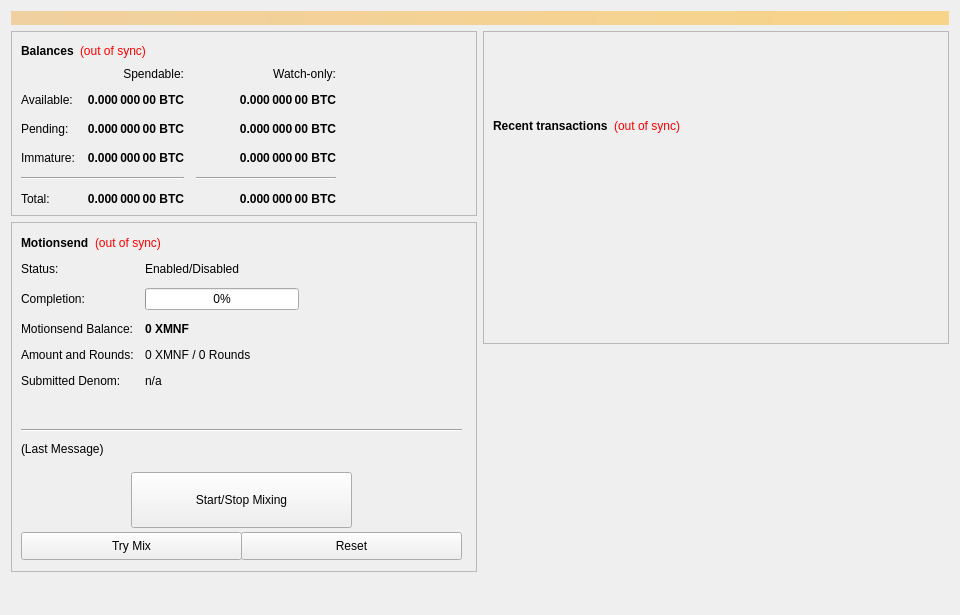
<?xml version="1.0" encoding="UTF-8"?>
<ui version="4.0">
 <class>SmartTokenConfig</class>
 <widget class="QWidget" name="SmartTokenConfig">
  <property name="geometry">
   <rect>
    <x>0</x>
    <y>0</y>
    <width>960</width>
    <height>615</height>
   </rect>
  </property>
  <property name="minimumSize">
   <size>
    <width>960</width>
    <height>0</height>
   </size>
  </property>
  <property name="windowTitle">
   <string>Form</string>
  </property>
  <layout class="QVBoxLayout" name="topLayout">
   <item>
    <widget class="QLabel" name="labelAlerts">
     <property name="visible">
      <bool>false</bool>
     </property>
     <property name="styleSheet">
      <string notr="true">background-color: qlineargradient(x1: 0, y1: 0, x2: 1, y2: 0, stop:0 #F0D0A0, stop:1 #F8D488); color:#000000;</string>
     </property>
     <property name="wordWrap">
      <bool>true</bool>
     </property>
     <property name="margin">
      <number>3</number>
     </property>
    </widget>
   </item>
   <item>
    <layout class="QHBoxLayout" name="horizontalLayout" stretch="1,1">
     <item>
      <layout class="QVBoxLayout" name="verticalLayout_2">
       <item>
        <widget class="QFrame" name="frame">
         <property name="frameShape">
          <enum>QFrame::StyledPanel</enum>
         </property>
         <property name="frameShadow">
          <enum>QFrame::Raised</enum>
         </property>
         <layout class="QVBoxLayout" name="verticalLayout_4">
          <item>
           <layout class="QHBoxLayout" name="horizontalLayout_4">
            <item>
             <widget class="QLabel" name="label_5">
              <property name="font">
               <font>
                <weight>75</weight>
                <bold>true</bold>
               </font>
              </property>
              <property name="text">
               <string>Balances</string>
              </property>
             </widget>
            </item>
            <item>
             <widget class="QLabel" name="labelWalletStatus">
              <property name="cursor">
               <cursorShape>WhatsThisCursor</cursorShape>
              </property>
              <property name="toolTip">
               <string>The displayed information may be out of date. Your wallet automatically synchronizes with the MOTION network after a connection is established, but this process has not completed yet.</string>
              </property>
              <property name="styleSheet">
               <string notr="true">QLabel { color: red; }</string>
              </property>
              <property name="text">
               <string notr="true">(out of sync)</string>
              </property>
              <property name="alignment">
               <set>Qt::AlignLeading|Qt::AlignLeft|Qt::AlignVCenter</set>
              </property>
             </widget>
            </item>
            <item>
             <spacer name="horizontalSpacer_3">
              <property name="orientation">
               <enum>Qt::Horizontal</enum>
              </property>
              <property name="sizeHint" stdset="0">
               <size>
                <width>40</width>
                <height>20</height>
               </size>
              </property>
             </spacer>
            </item>
           </layout>
          </item>
          <item>
           <layout class="QGridLayout" name="gridLayout">
            <property name="spacing">
             <number>12</number>
            </property>
            <item row="2" column="2">
             <widget class="QLabel" name="labelWatchPending">
              <property name="font">
               <font>
                <weight>75</weight>
                <bold>true</bold>
               </font>
              </property>
              <property name="cursor">
               <cursorShape>IBeamCursor</cursorShape>
              </property>
              <property name="toolTip">
               <string>Unconfirmed transactions to watch-only addresses</string>
              </property>
              <property name="text">
               <string notr="true">0.000 000 00 BTC</string>
              </property>
              <property name="alignment">
               <set>Qt::AlignRight|Qt::AlignTrailing|Qt::AlignVCenter</set>
              </property>
              <property name="textInteractionFlags">
               <set>Qt::LinksAccessibleByMouse|Qt::TextSelectableByKeyboard|Qt::TextSelectableByMouse</set>
              </property>
             </widget>
            </item>
            <item row="2" column="1">
             <widget class="QLabel" name="labelUnconfirmed">
              <property name="font">
               <font>
                <weight>75</weight>
                <bold>true</bold>
               </font>
              </property>
              <property name="cursor">
               <cursorShape>IBeamCursor</cursorShape>
              </property>
              <property name="toolTip">
               <string>Total of transactions that have yet to be confirmed, and do not yet count toward the spendable balance</string>
              </property>
              <property name="text">
               <string notr="true">0.000 000 00 BTC</string>
              </property>
              <property name="alignment">
               <set>Qt::AlignRight|Qt::AlignTrailing|Qt::AlignVCenter</set>
              </property>
              <property name="textInteractionFlags">
               <set>Qt::LinksAccessibleByMouse|Qt::TextSelectableByKeyboard|Qt::TextSelectableByMouse</set>
              </property>
             </widget>
            </item>
            <item row="3" column="2">
             <widget class="QLabel" name="labelWatchImmature">
              <property name="font">
               <font>
                <weight>75</weight>
                <bold>true</bold>
               </font>
              </property>
              <property name="cursor">
               <cursorShape>IBeamCursor</cursorShape>
              </property>
              <property name="toolTip">
               <string>Staked or masternode rewards in watch-only addresses that has not yet matured</string>
              </property>
              <property name="text">
               <string notr="true">0.000 000 00 BTC</string>
              </property>
              <property name="alignment">
               <set>Qt::AlignRight|Qt::AlignTrailing|Qt::AlignVCenter</set>
              </property>
              <property name="textInteractionFlags">
               <set>Qt::LinksAccessibleByMouse|Qt::TextSelectableByKeyboard|Qt::TextSelectableByMouse</set>
              </property>
             </widget>
            </item>
            <item row="4" column="0" colspan="2">
             <widget class="Line" name="lineSpendableBalance">
              <property name="orientation">
               <enum>Qt::Horizontal</enum>
              </property>
             </widget>
            </item>
            <item row="4" column="2">
             <widget class="Line" name="lineWatchBalance">
              <property name="sizePolicy">
               <sizepolicy hsizetype="Preferred" vsizetype="Fixed">
                <horstretch>0</horstretch>
                <verstretch>0</verstretch>
               </sizepolicy>
              </property>
              <property name="minimumSize">
               <size>
                <width>140</width>
                <height>0</height>
               </size>
              </property>
              <property name="orientation">
               <enum>Qt::Horizontal</enum>
              </property>
             </widget>
            </item>
            <item row="5" column="0">
             <widget class="QLabel" name="labelTotalText">
              <property name="text">
               <string>Total:</string>
              </property>
             </widget>
            </item>
            <item row="3" column="1">
             <widget class="QLabel" name="labelImmature">
              <property name="font">
               <font>
                <weight>75</weight>
                <bold>true</bold>
               </font>
              </property>
              <property name="cursor">
               <cursorShape>IBeamCursor</cursorShape>
              </property>
              <property name="toolTip">
               <string>Staked or masternode rewards that has not yet matured</string>
              </property>
              <property name="text">
               <string notr="true">0.000 000 00 BTC</string>
              </property>
              <property name="alignment">
               <set>Qt::AlignRight|Qt::AlignTrailing|Qt::AlignVCenter</set>
              </property>
              <property name="textInteractionFlags">
               <set>Qt::LinksAccessibleByMouse|Qt::TextSelectableByKeyboard|Qt::TextSelectableByMouse</set>
              </property>
             </widget>
            </item>
            <item row="2" column="3">
             <spacer name="horizontalSpacer_2">
              <property name="orientation">
               <enum>Qt::Horizontal</enum>
              </property>
              <property name="sizeHint" stdset="0">
               <size>
                <width>40</width>
                <height>20</height>
               </size>
              </property>
             </spacer>
            </item>
            <item row="3" column="0">
             <widget class="QLabel" name="labelImmatureText">
              <property name="text">
               <string>Immature:</string>
              </property>
             </widget>
            </item>
            <item row="5" column="1">
             <widget class="QLabel" name="labelTotal">
              <property name="font">
               <font>
                <weight>75</weight>
                <bold>true</bold>
               </font>
              </property>
              <property name="cursor">
               <cursorShape>IBeamCursor</cursorShape>
              </property>
              <property name="toolTip">
               <string>Your current total balance</string>
              </property>
              <property name="text">
               <string notr="true">0.000 000 00 BTC</string>
              </property>
              <property name="alignment">
               <set>Qt::AlignRight|Qt::AlignTrailing|Qt::AlignVCenter</set>
              </property>
              <property name="textInteractionFlags">
               <set>Qt::LinksAccessibleByMouse|Qt::TextSelectableByKeyboard|Qt::TextSelectableByMouse</set>
              </property>
             </widget>
            </item>
            <item row="5" column="2">
             <widget class="QLabel" name="labelWatchTotal">
              <property name="font">
               <font>
                <weight>75</weight>
                <bold>true</bold>
               </font>
              </property>
              <property name="cursor">
               <cursorShape>IBeamCursor</cursorShape>
              </property>
              <property name="toolTip">
               <string>Current total balance in watch-only addresses</string>
              </property>
              <property name="text">
               <string notr="true">0.000 000 00 BTC</string>
              </property>
              <property name="alignment">
               <set>Qt::AlignRight|Qt::AlignTrailing|Qt::AlignVCenter</set>
              </property>
              <property name="textInteractionFlags">
               <set>Qt::LinksAccessibleByMouse|Qt::TextSelectableByKeyboard|Qt::TextSelectableByMouse</set>
              </property>
             </widget>
            </item>
            <item row="0" column="2">
             <widget class="QLabel" name="labelWatchonly">
              <property name="text">
               <string>Watch-only:</string>
              </property>
              <property name="alignment">
               <set>Qt::AlignRight|Qt::AlignTrailing|Qt::AlignVCenter</set>
              </property>
             </widget>
            </item>
            <item row="1" column="0">
             <widget class="QLabel" name="labelBalanceText">
              <property name="text">
               <string>Available:</string>
              </property>
             </widget>
            </item>
            <item row="1" column="1">
             <widget class="QLabel" name="labelBalance">
              <property name="font">
               <font>
                <weight>75</weight>
                <bold>true</bold>
               </font>
              </property>
              <property name="cursor">
               <cursorShape>IBeamCursor</cursorShape>
              </property>
              <property name="toolTip">
               <string>Your current spendable balance</string>
              </property>
              <property name="text">
               <string notr="true">0.000 000 00 BTC</string>
              </property>
              <property name="alignment">
               <set>Qt::AlignRight|Qt::AlignTrailing|Qt::AlignVCenter</set>
              </property>
              <property name="textInteractionFlags">
               <set>Qt::LinksAccessibleByMouse|Qt::TextSelectableByKeyboard|Qt::TextSelectableByMouse</set>
              </property>
             </widget>
            </item>
            <item row="1" column="2">
             <widget class="QLabel" name="labelWatchAvailable">
              <property name="font">
               <font>
                <weight>75</weight>
                <bold>true</bold>
               </font>
              </property>
              <property name="cursor">
               <cursorShape>IBeamCursor</cursorShape>
              </property>
              <property name="toolTip">
               <string>Your current balance in watch-only addresses</string>
              </property>
              <property name="text">
               <string notr="true">0.000 000 00 BTC</string>
              </property>
              <property name="alignment">
               <set>Qt::AlignRight|Qt::AlignTrailing|Qt::AlignVCenter</set>
              </property>
              <property name="textInteractionFlags">
               <set>Qt::LinksAccessibleByMouse|Qt::TextSelectableByKeyboard|Qt::TextSelectableByMouse</set>
              </property>
             </widget>
            </item>
            <item row="2" column="0">
             <widget class="QLabel" name="labelPendingText">
              <property name="text">
               <string>Pending:</string>
              </property>
             </widget>
            </item>
            <item row="0" column="1">
             <widget class="QLabel" name="labelSpendable">
              <property name="text">
               <string>Spendable:</string>
              </property>
              <property name="alignment">
               <set>Qt::AlignRight|Qt::AlignTrailing|Qt::AlignVCenter</set>
              </property>
             </widget>
            </item>
           </layout>
          </item>
         </layout>
        </widget>
       </item>
       <item>
        <widget class="QFrame" name="frameObfuscation">
         <property name="minimumSize">
          <size>
           <width>0</width>
           <height>350</height>
          </size>
         </property>
         <property name="layoutDirection">
          <enum>Qt::LeftToRight</enum>
         </property>
         <property name="frameShape">
          <enum>QFrame::StyledPanel</enum>
         </property>
         <property name="frameShadow">
          <enum>QFrame::Raised</enum>
         </property>
         <widget class="QWidget" name="formLayoutWidget">
          <property name="geometry">
           <rect>
            <x>10</x>
            <y>40</y>
            <width>451</width>
            <height>161</height>
           </rect>
          </property>
          <layout class="QFormLayout" name="formLayout">
           <property name="fieldGrowthPolicy">
            <enum>QFormLayout::AllNonFixedFieldsGrow</enum>
           </property>
           <property name="horizontalSpacing">
            <number>11</number>
           </property>
           <property name="verticalSpacing">
            <number>12</number>
           </property>
           <item row="0" column="0">
            <widget class="QLabel" name="label_6">
             <property name="text">
              <string>Status:</string>
             </property>
            </widget>
           </item>
           <item row="1" column="0">
            <widget class="QLabel" name="label_7">
             <property name="text">
              <string>Completion:</string>
             </property>
            </widget>
           </item>
           <item row="1" column="1">
            <widget class="QProgressBar" name="obfuscationProgress">
             <property name="maximumSize">
              <size>
               <width>154</width>
               <height>16777215</height>
              </size>
             </property>
             <property name="value">
              <number>0</number>
             </property>
            </widget>
           </item>
           <item row="2" column="0">
            <widget class="QLabel" name="labelAnonymizedText">
             <property name="text">
              <string>Motionsend Balance:</string>
             </property>
            </widget>
           </item>
           <item row="2" column="1">
            <widget class="QLabel" name="labelAnonymized">
             <property name="font">
              <font>
               <weight>75</weight>
               <bold>true</bold>
              </font>
             </property>
             <property name="text">
              <string notr="true">0 XMNF</string>
             </property>
            </widget>
           </item>
           <item row="3" column="0">
            <widget class="QLabel" name="label_8">
             <property name="text">
              <string>Amount and Rounds:</string>
             </property>
            </widget>
           </item>
           <item row="3" column="1">
            <widget class="QLabel" name="labelAmountRounds">
             <property name="text">
              <string>0 XMNF / 0 Rounds</string>
             </property>
            </widget>
           </item>
           <item row="4" column="0">
            <widget class="QLabel" name="label_9">
             <property name="text">
              <string>Submitted Denom:</string>
             </property>
            </widget>
           </item>
           <item row="4" column="1">
            <widget class="QLabel" name="labelSubmittedDenom">
             <property name="toolTip">
              <string>The denominations you submitted to the Masternode.&lt;br&gt;To mix, other users must submit the exact same denominations.</string>
             </property>
             <property name="text">
              <string>n/a</string>
             </property>
            </widget>
           </item>
           <item row="0" column="1">
            <widget class="QLabel" name="MotionsendEnabled">
             <property name="text">
              <string>Enabled/Disabled</string>
             </property>
            </widget>
           </item>
          </layout>
         </widget>
         <widget class="QPushButton" name="runAutoDenom">
          <property name="geometry">
           <rect>
            <x>251</x>
            <y>17</y>
            <width>1</width>
            <height>1</height>
           </rect>
          </property>
          <property name="palette">
           <palette>
            <active>
             <colorrole role="WindowText">
              <brush brushstyle="SolidPattern">
               <color alpha="255">
                <red>0</red>
                <green>0</green>
                <blue>0</blue>
               </color>
              </brush>
             </colorrole>
             <colorrole role="Button">
              <brush brushstyle="SolidPattern">
               <color alpha="255">
                <red>239</red>
                <green>238</green>
                <blue>238</blue>
               </color>
              </brush>
             </colorrole>
             <colorrole role="Light">
              <brush brushstyle="SolidPattern">
               <color alpha="255">
                <red>255</red>
                <green>255</green>
                <blue>255</blue>
               </color>
              </brush>
             </colorrole>
             <colorrole role="Midlight">
              <brush brushstyle="SolidPattern">
               <color alpha="255">
                <red>247</red>
                <green>246</green>
                <blue>246</blue>
               </color>
              </brush>
             </colorrole>
             <colorrole role="Dark">
              <brush brushstyle="SolidPattern">
               <color alpha="255">
                <red>119</red>
                <green>119</green>
                <blue>119</blue>
               </color>
              </brush>
             </colorrole>
             <colorrole role="Mid">
              <brush brushstyle="SolidPattern">
               <color alpha="255">
                <red>159</red>
                <green>159</green>
                <blue>159</blue>
               </color>
              </brush>
             </colorrole>
             <colorrole role="Text">
              <brush brushstyle="SolidPattern">
               <color alpha="255">
                <red>0</red>
                <green>0</green>
                <blue>0</blue>
               </color>
              </brush>
             </colorrole>
             <colorrole role="BrightText">
              <brush brushstyle="SolidPattern">
               <color alpha="255">
                <red>255</red>
                <green>255</green>
                <blue>255</blue>
               </color>
              </brush>
             </colorrole>
             <colorrole role="ButtonText">
              <brush brushstyle="SolidPattern">
               <color alpha="255">
                <red>0</red>
                <green>0</green>
                <blue>0</blue>
               </color>
              </brush>
             </colorrole>
             <colorrole role="Base">
              <brush brushstyle="SolidPattern">
               <color alpha="255">
                <red>255</red>
                <green>255</green>
                <blue>255</blue>
               </color>
              </brush>
             </colorrole>
             <colorrole role="Window">
              <brush brushstyle="SolidPattern">
               <color alpha="255">
                <red>239</red>
                <green>238</green>
                <blue>238</blue>
               </color>
              </brush>
             </colorrole>
             <colorrole role="Shadow">
              <brush brushstyle="SolidPattern">
               <color alpha="255">
                <red>0</red>
                <green>0</green>
                <blue>0</blue>
               </color>
              </brush>
             </colorrole>
             <colorrole role="AlternateBase">
              <brush brushstyle="SolidPattern">
               <color alpha="255">
                <red>247</red>
                <green>246</green>
                <blue>246</blue>
               </color>
              </brush>
             </colorrole>
             <colorrole role="ToolTipBase">
              <brush brushstyle="SolidPattern">
               <color alpha="255">
                <red>255</red>
                <green>255</green>
                <blue>220</blue>
               </color>
              </brush>
             </colorrole>
             <colorrole role="ToolTipText">
              <brush brushstyle="SolidPattern">
               <color alpha="255">
                <red>0</red>
                <green>0</green>
                <blue>0</blue>
               </color>
              </brush>
             </colorrole>
            </active>
            <inactive>
             <colorrole role="WindowText">
              <brush brushstyle="SolidPattern">
               <color alpha="255">
                <red>0</red>
                <green>0</green>
                <blue>0</blue>
               </color>
              </brush>
             </colorrole>
             <colorrole role="Button">
              <brush brushstyle="SolidPattern">
               <color alpha="255">
                <red>239</red>
                <green>238</green>
                <blue>238</blue>
               </color>
              </brush>
             </colorrole>
             <colorrole role="Light">
              <brush brushstyle="SolidPattern">
               <color alpha="255">
                <red>255</red>
                <green>255</green>
                <blue>255</blue>
               </color>
              </brush>
             </colorrole>
             <colorrole role="Midlight">
              <brush brushstyle="SolidPattern">
               <color alpha="255">
                <red>247</red>
                <green>246</green>
                <blue>246</blue>
               </color>
              </brush>
             </colorrole>
             <colorrole role="Dark">
              <brush brushstyle="SolidPattern">
               <color alpha="255">
                <red>119</red>
                <green>119</green>
                <blue>119</blue>
               </color>
              </brush>
             </colorrole>
             <colorrole role="Mid">
              <brush brushstyle="SolidPattern">
               <color alpha="255">
                <red>159</red>
                <green>159</green>
                <blue>159</blue>
               </color>
              </brush>
             </colorrole>
             <colorrole role="Text">
              <brush brushstyle="SolidPattern">
               <color alpha="255">
                <red>0</red>
                <green>0</green>
                <blue>0</blue>
               </color>
              </brush>
             </colorrole>
             <colorrole role="BrightText">
              <brush brushstyle="SolidPattern">
               <color alpha="255">
                <red>255</red>
                <green>255</green>
                <blue>255</blue>
               </color>
              </brush>
             </colorrole>
             <colorrole role="ButtonText">
              <brush brushstyle="SolidPattern">
               <color alpha="255">
                <red>0</red>
                <green>0</green>
                <blue>0</blue>
               </color>
              </brush>
             </colorrole>
             <colorrole role="Base">
              <brush brushstyle="SolidPattern">
               <color alpha="255">
                <red>255</red>
                <green>255</green>
                <blue>255</blue>
               </color>
              </brush>
             </colorrole>
             <colorrole role="Window">
              <brush brushstyle="SolidPattern">
               <color alpha="255">
                <red>239</red>
                <green>238</green>
                <blue>238</blue>
               </color>
              </brush>
             </colorrole>
             <colorrole role="Shadow">
              <brush brushstyle="SolidPattern">
               <color alpha="255">
                <red>0</red>
                <green>0</green>
                <blue>0</blue>
               </color>
              </brush>
             </colorrole>
             <colorrole role="AlternateBase">
              <brush brushstyle="SolidPattern">
               <color alpha="255">
                <red>247</red>
                <green>246</green>
                <blue>246</blue>
               </color>
              </brush>
             </colorrole>
             <colorrole role="ToolTipBase">
              <brush brushstyle="SolidPattern">
               <color alpha="255">
                <red>255</red>
                <green>255</green>
                <blue>220</blue>
               </color>
              </brush>
             </colorrole>
             <colorrole role="ToolTipText">
              <brush brushstyle="SolidPattern">
               <color alpha="255">
                <red>0</red>
                <green>0</green>
                <blue>0</blue>
               </color>
              </brush>
             </colorrole>
            </inactive>
            <disabled>
             <colorrole role="WindowText">
              <brush brushstyle="SolidPattern">
               <color alpha="255">
                <red>119</red>
                <green>119</green>
                <blue>119</blue>
               </color>
              </brush>
             </colorrole>
             <colorrole role="Button">
              <brush brushstyle="SolidPattern">
               <color alpha="255">
                <red>239</red>
                <green>238</green>
                <blue>238</blue>
               </color>
              </brush>
             </colorrole>
             <colorrole role="Light">
              <brush brushstyle="SolidPattern">
               <color alpha="255">
                <red>255</red>
                <green>255</green>
                <blue>255</blue>
               </color>
              </brush>
             </colorrole>
             <colorrole role="Midlight">
              <brush brushstyle="SolidPattern">
               <color alpha="255">
                <red>247</red>
                <green>246</green>
                <blue>246</blue>
               </color>
              </brush>
             </colorrole>
             <colorrole role="Dark">
              <brush brushstyle="SolidPattern">
               <color alpha="255">
                <red>119</red>
                <green>119</green>
                <blue>119</blue>
               </color>
              </brush>
             </colorrole>
             <colorrole role="Mid">
              <brush brushstyle="SolidPattern">
               <color alpha="255">
                <red>159</red>
                <green>159</green>
                <blue>159</blue>
               </color>
              </brush>
             </colorrole>
             <colorrole role="Text">
              <brush brushstyle="SolidPattern">
               <color alpha="255">
                <red>119</red>
                <green>119</green>
                <blue>119</blue>
               </color>
              </brush>
             </colorrole>
             <colorrole role="BrightText">
              <brush brushstyle="SolidPattern">
               <color alpha="255">
                <red>255</red>
                <green>255</green>
                <blue>255</blue>
               </color>
              </brush>
             </colorrole>
             <colorrole role="ButtonText">
              <brush brushstyle="SolidPattern">
               <color alpha="255">
                <red>119</red>
                <green>119</green>
                <blue>119</blue>
               </color>
              </brush>
             </colorrole>
             <colorrole role="Base">
              <brush brushstyle="SolidPattern">
               <color alpha="255">
                <red>239</red>
                <green>238</green>
                <blue>238</blue>
               </color>
              </brush>
             </colorrole>
             <colorrole role="Window">
              <brush brushstyle="SolidPattern">
               <color alpha="255">
                <red>239</red>
                <green>238</green>
                <blue>238</blue>
               </color>
              </brush>
             </colorrole>
             <colorrole role="Shadow">
              <brush brushstyle="SolidPattern">
               <color alpha="255">
                <red>0</red>
                <green>0</green>
                <blue>0</blue>
               </color>
              </brush>
             </colorrole>
             <colorrole role="AlternateBase">
              <brush brushstyle="SolidPattern">
               <color alpha="255">
                <red>239</red>
                <green>238</green>
                <blue>238</blue>
               </color>
              </brush>
             </colorrole>
             <colorrole role="ToolTipBase">
              <brush brushstyle="SolidPattern">
               <color alpha="255">
                <red>255</red>
                <green>255</green>
                <blue>220</blue>
               </color>
              </brush>
             </colorrole>
             <colorrole role="ToolTipText">
              <brush brushstyle="SolidPattern">
               <color alpha="255">
                <red>0</red>
                <green>0</green>
                <blue>0</blue>
               </color>
              </brush>
             </colorrole>
            </disabled>
           </palette>
          </property>
          <property name="focusPolicy">
           <enum>Qt::NoFocus</enum>
          </property>
          <property name="autoFillBackground">
           <bool>true</bool>
          </property>
          <property name="text">
           <string/>
          </property>
          <property name="flat">
           <bool>true</bool>
          </property>
         </widget>
         <widget class="QPushButton" name="toggleObfuscation">
          <property name="geometry">
           <rect>
            <x>120</x>
            <y>250</y>
            <width>221</width>
            <height>56</height>
           </rect>
          </property>
          <property name="sizePolicy">
           <sizepolicy hsizetype="MinimumExpanding" vsizetype="Fixed">
            <horstretch>0</horstretch>
            <verstretch>0</verstretch>
           </sizepolicy>
          </property>
          <property name="text">
           <string>Start/Stop Mixing</string>
          </property>
         </widget>
         <widget class="Line" name="lineLastMessage">
          <property name="geometry">
           <rect>
            <x>10</x>
            <y>200</y>
            <width>441</width>
            <height>16</height>
           </rect>
          </property>
          <property name="orientation">
           <enum>Qt::Horizontal</enum>
          </property>
         </widget>
         <widget class="QLabel" name="MotionsendStatus">
          <property name="geometry">
           <rect>
            <x>10</x>
            <y>220</y>
            <width>451</width>
            <height>61</height>
           </rect>
          </property>
          <property name="minimumSize">
           <size>
            <width>288</width>
            <height>43</height>
           </size>
          </property>
          <property name="text">
           <string>(Last Message)</string>
          </property>
          <property name="alignment">
           <set>Qt::AlignLeading|Qt::AlignLeft|Qt::AlignTop</set>
          </property>
          <property name="wordWrap">
           <bool>true</bool>
          </property>
         </widget>
         <widget class="QPushButton" name="obfuscationAuto">
          <property name="geometry">
           <rect>
            <x>10</x>
            <y>310</y>
            <width>221</width>
            <height>28</height>
           </rect>
          </property>
          <property name="sizePolicy">
           <sizepolicy hsizetype="MinimumExpanding" vsizetype="Fixed">
            <horstretch>0</horstretch>
            <verstretch>0</verstretch>
           </sizepolicy>
          </property>
          <property name="toolTip">
           <string>Try to manually submit a Motionsend request.</string>
          </property>
          <property name="text">
           <string>Try Mix</string>
          </property>
         </widget>
         <widget class="QPushButton" name="obfuscationReset">
          <property name="geometry">
           <rect>
            <x>230</x>
            <y>310</y>
            <width>221</width>
            <height>28</height>
           </rect>
          </property>
          <property name="sizePolicy">
           <sizepolicy hsizetype="MinimumExpanding" vsizetype="Fixed">
            <horstretch>0</horstretch>
            <verstretch>0</verstretch>
           </sizepolicy>
          </property>
          <property name="toolTip">
           <string>Reset the current status of Motionsend (can interrupt Motionsend if it's in the process of Mixing, which can cost you money!)</string>
          </property>
          <property name="autoFillBackground">
           <bool>false</bool>
          </property>
          <property name="text">
           <string>Reset</string>
          </property>
         </widget>
         <widget class="QWidget" name="layoutWidget">
          <property name="geometry">
           <rect>
            <x>10</x>
            <y>10</y>
            <width>431</width>
            <height>22</height>
           </rect>
          </property>
          <layout class="QHBoxLayout" name="horizontalLayout_5">
           <item>
            <widget class="QLabel" name="label_2">
             <property name="font">
              <font>
               <weight>75</weight>
               <bold>true</bold>
              </font>
             </property>
             <property name="text">
              <string>Motionsend</string>
             </property>
            </widget>
           </item>
           <item>
            <widget class="QLabel" name="labelObfuscationSyncStatus">
             <property name="toolTip">
              <string>The displayed information may be out of date. Your wallet automatically synchronizes with the MOTION network after a connection is established, but this process has not completed yet.</string>
             </property>
             <property name="styleSheet">
              <string notr="true">QLabel { color: red; }</string>
             </property>
             <property name="text">
              <string notr="true">(out of sync)</string>
             </property>
             <property name="alignment">
              <set>Qt::AlignLeading|Qt::AlignLeft|Qt::AlignVCenter</set>
             </property>
            </widget>
           </item>
           <item>
            <spacer name="horizontalSpacer_4">
             <property name="orientation">
              <enum>Qt::Horizontal</enum>
             </property>
             <property name="sizeHint" stdset="0">
              <size>
               <width>40</width>
               <height>20</height>
              </size>
             </property>
            </spacer>
           </item>
          </layout>
         </widget>
        </widget>
       </item>
       <item>
        <spacer name="verticalSpacer">
         <property name="orientation">
          <enum>Qt::Vertical</enum>
         </property>
         <property name="sizeHint" stdset="0">
          <size>
           <width>20</width>
           <height>40</height>
          </size>
         </property>
        </spacer>
       </item>
      </layout>
     </item>
     <item>
      <layout class="QVBoxLayout" name="verticalLayout_3">
       <item>
        <widget class="QFrame" name="frame_2">
         <property name="frameShape">
          <enum>QFrame::StyledPanel</enum>
         </property>
         <property name="frameShadow">
          <enum>QFrame::Raised</enum>
         </property>
         <layout class="QVBoxLayout" name="verticalLayout">
          <item>
           <spacer name="verticalSpacer_3">
            <property name="orientation">
             <enum>Qt::Vertical</enum>
            </property>
            <property name="sizeType">
             <enum>QSizePolicy::Fixed</enum>
            </property>
            <property name="sizeHint" stdset="0">
             <size>
              <width>20</width>
              <height>75</height>
             </size>
            </property>
           </spacer>
          </item>
          <item>
           <layout class="QHBoxLayout" name="horizontalLayout_2">
            <item>
             <widget class="QLabel" name="label_4">
              <property name="font">
               <font>
                <weight>75</weight>
                <bold>true</bold>
               </font>
              </property>
              <property name="text">
               <string>Recent transactions</string>
              </property>
             </widget>
            </item>
            <item>
             <widget class="QLabel" name="labelTransactionsStatus">
              <property name="cursor">
               <cursorShape>WhatsThisCursor</cursorShape>
              </property>
              <property name="toolTip">
               <string>The displayed information may be out of date. Your wallet automatically synchronizes with the MOTION network after a connection is established, but this process has not completed yet.</string>
              </property>
              <property name="styleSheet">
               <string notr="true">QLabel { color: red; }</string>
              </property>
              <property name="text">
               <string notr="true">(out of sync)</string>
              </property>
              <property name="alignment">
               <set>Qt::AlignRight|Qt::AlignTrailing|Qt::AlignVCenter</set>
              </property>
             </widget>
            </item>
            <item>
             <spacer name="horizontalSpacer">
              <property name="orientation">
               <enum>Qt::Horizontal</enum>
              </property>
              <property name="sizeHint" stdset="0">
               <size>
                <width>40</width>
                <height>20</height>
               </size>
              </property>
             </spacer>
            </item>
           </layout>
          </item>
          <item>
           <widget class="QListView" name="listTransactions">
            <property name="styleSheet">
             <string notr="true">QListView { background: transparent; }</string>
            </property>
            <property name="frameShape">
             <enum>QFrame::NoFrame</enum>
            </property>
            <property name="verticalScrollBarPolicy">
             <enum>Qt::ScrollBarAlwaysOff</enum>
            </property>
            <property name="horizontalScrollBarPolicy">
             <enum>Qt::ScrollBarAlwaysOff</enum>
            </property>
            <property name="selectionMode">
             <enum>QAbstractItemView::NoSelection</enum>
            </property>
           </widget>
          </item>
         </layout>
        </widget>
       </item>
       <item>
        <spacer name="verticalSpacer_2">
         <property name="orientation">
          <enum>Qt::Vertical</enum>
         </property>
         <property name="sizeType">
          <enum>QSizePolicy::Expanding</enum>
         </property>
         <property name="sizeHint" stdset="0">
          <size>
           <width>20</width>
           <height>40</height>
          </size>
         </property>
        </spacer>
       </item>
      </layout>
     </item>
    </layout>
   </item>
  </layout>
 </widget>
 <resources/>
 <connections/>
</ui>
